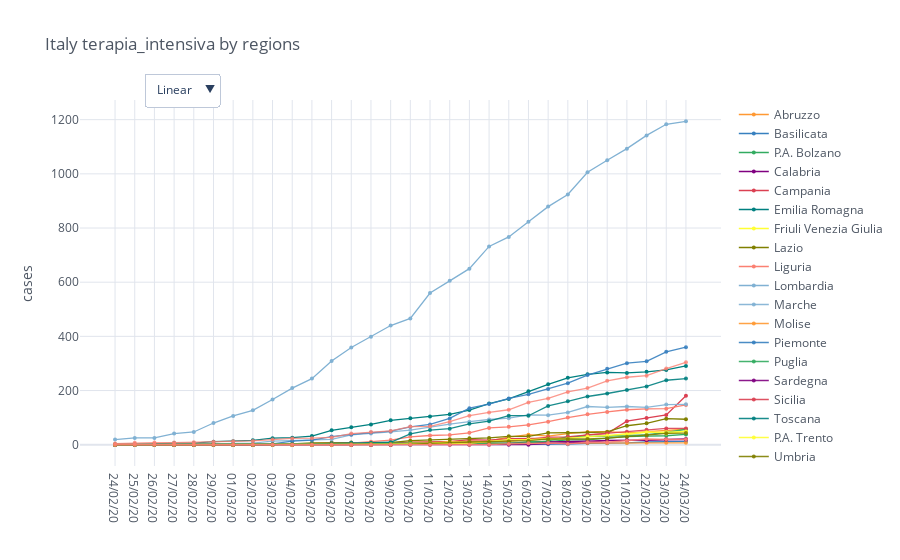

Notebook cell for this chart:
### Code cell
regions = io.italy_load_regions()
category = 'terapia_intensiva'
total_cases = io.italy_regions_filter_by_category(regions, category)

mpl.iplot_comparative_plot(total_cases, title='Italy ' + category + ' by regions')

### Figure 1 — Plotly figure (JSON) as saved in the notebook; plotly's stock layout.template omitted (floating-point values rounded to 4 significant figures)
{"data": [{"line": {"color": "rgba(255, 153, 51, 1.0)", "dash": "solid", "shape": "linear", "width": 1.3}, "marker": {"size": 4, "symbol": "circle"}, "mode": "lines+markers", "name": "Abruzzo", "text": "", "type": "scatter", "x": ["24/02/20", "25/02/20", "26/02/20", "27/02/20", "28/02/20", "29/02/20", "01/03/20", "02/03/20", "03/03/20", "04/03/20", "05/03/20", "06/03/20", "07/03/20", "08/03/20", "09/03/20", "10/03/20", "11/03/20", "12/03/20", "13/03/20", "14/03/20", "15/03/20", "16/03/20", "17/03/20", "18/03/20", "19/03/20", "20/03/20", "21/03/20", "22/03/20", "23/03/20", "24/03/20"], "y": [0, 0, 0, 0, 0, 0, 0, 0, 0, 0, 0, 0, 0, 0, 0, 9, 9, 12, 14, 14, 28, 37, 32, 41, 47, 48, 44, 49, 52, 57]}, {"line": {"color": "rgba(55, 128, 191, 1.0)", "dash": "solid", "shape": "linear", "width": 1.3}, "marker": {"size": 4, "symbol": "circle"}, "mode": "lines+markers", "name": "Basilicata", "text": "", "type": "scatter", "x": ["24/02/20", "25/02/20", "26/02/20", "27/02/20", "28/02/20", "29/02/20", "01/03/20", "02/03/20", "03/03/20", "04/03/20", "05/03/20", "06/03/20", "07/03/20", "08/03/20", "09/03/20", "10/03/20", "11/03/20", "12/03/20", "13/03/20", "14/03/20", "15/03/20", "16/03/20", "17/03/20", "18/03/20", "19/03/20", "20/03/20", "21/03/20", "22/03/20", "23/03/20", "24/03/20"], "y": [0, 0, 0, 0, 0, 0, 0, 0, 0, 0, 0, 0, 0, 0, 0, 0, 1, 1, 1, 2, 2, 2, 2, 2, 5, 5, 7, 10, 12, 12]}, {"line": {"color": "rgba(50, 171, 96, 1.0)", "dash": "solid", "shape": "linear", "width": 1.3}, "marker": {"size": 4, "symbol": "circle"}, "mode": "lines+markers", "name": "P.A. Bolzano", "text": "", "type": "scatter", "x": ["24/02/20", "25/02/20", "26/02/20", "27/02/20", "28/02/20", "29/02/20", "01/03/20", "02/03/20", "03/03/20", "04/03/20", "05/03/20", "06/03/20", "07/03/20", "08/03/20", "09/03/20", "10/03/20", "11/03/20", "12/03/20", "13/03/20", "14/03/20", "15/03/20", "16/03/20", "17/03/20", "18/03/20", "19/03/20", "20/03/20", "21/03/20", "22/03/20", "23/03/20", "24/03/20"], "y": [0, 0, 0, 0, 0, 0, 0, 0, 0, 0, 0, 0, 0, 0, 0, 1, 4, 4, 5, 7, 4, 11, 11, 18, 18, 24, 30, 32, 33, 38]}, {"line": {"color": "rgba(128, 0, 128, 1.0)", "dash": "solid", "shape": "linear", "width": 1.3}, "marker": {"size": 4, "symbol": "circle"}, "mode": "lines+markers", "name": "Calabria", "text": "", "type": "scatter", "x": ["24/02/20", "25/02/20", "26/02/20", "27/02/20", "28/02/20", "29/02/20", "01/03/20", "02/03/20", "03/03/20", "04/03/20", "05/03/20", "06/03/20", "07/03/20", "08/03/20", "09/03/20", "10/03/20", "11/03/20", "12/03/20", "13/03/20", "14/03/20", "15/03/20", "16/03/20", "17/03/20", "18/03/20", "19/03/20", "20/03/20", "21/03/20", "22/03/20", "23/03/20", "24/03/20"], "y": [0, 0, 0, 0, 0, 0, 0, 0, 0, 0, 0, 0, 0, 0, 0, 2, 2, 2, 3, 4, 6, 7, 10, 11, 13, 16, 16, 17, 20, 21]}, {"line": {"color": "rgba(219, 64, 82, 1.0)", "dash": "solid", "shape": "linear", "width": 1.3}, "marker": {"size": 4, "symbol": "circle"}, "mode": "lines+markers", "name": "Campania", "text": "", "type": "scatter", "x": ["24/02/20", "25/02/20", "26/02/20", "27/02/20", "28/02/20", "29/02/20", "01/03/20", "02/03/20", "03/03/20", "04/03/20", "05/03/20", "06/03/20", "07/03/20", "08/03/20", "09/03/20", "10/03/20", "11/03/20", "12/03/20", "13/03/20", "14/03/20", "15/03/20", "16/03/20", "17/03/20", "18/03/20", "19/03/20", "20/03/20", "21/03/20", "22/03/20", "23/03/20", "24/03/20"], "y": [0, 0, 0, 0, 0, 0, 0, 0, 0, 0, 0, 0, 0, 7, 8, 8, 11, 11, 19, 17, 22, 22, 24, 24, 36, 41, 87, 99, 110, 181]}, {"line": {"color": "rgba(0, 128, 128, 1.0)", "dash": "solid", "shape": "linear", "width": 1.3}, "marker": {"size": 4, "symbol": "circle"}, "mode": "lines+markers", "name": "Emilia Romagna", "text": "", "type": "scatter", "x": ["24/02/20", "25/02/20", "26/02/20", "27/02/20", "28/02/20", "29/02/20", "01/03/20", "02/03/20", "03/03/20", "04/03/20", "05/03/20", "06/03/20", "07/03/20", "08/03/20", "09/03/20", "10/03/20", "11/03/20", "12/03/20", "13/03/20", "14/03/20", "15/03/20", "16/03/20", "17/03/20", "18/03/20", "19/03/20", "20/03/20", "21/03/20", "22/03/20", "23/03/20", "24/03/20"], "y": [2, 2, 3, 6, 6, 11, 13, 16, 24, 26, 32, 53, 64, 75, 90, 98, 104, 112, 128, 152, 169, 197, 223, 247, 260, 267, 265, 269, 276, 291]}, {"line": {"color": "rgba(255, 255, 51, 1.0)", "dash": "solid", "shape": "linear", "width": 1.3}, "marker": {"size": 4, "symbol": "circle"}, "mode": "lines+markers", "name": "Friuli Venezia Giulia", "text": "", "type": "scatter", "x": ["24/02/20", "25/02/20", "26/02/20", "27/02/20", "28/02/20", "29/02/20", "01/03/20", "02/03/20", "03/03/20", "04/03/20", "05/03/20", "06/03/20", "07/03/20", "08/03/20", "09/03/20", "10/03/20", "11/03/20", "12/03/20", "13/03/20", "14/03/20", "15/03/20", "16/03/20", "17/03/20", "18/03/20", "19/03/20", "20/03/20", "21/03/20", "22/03/20", "23/03/20", "24/03/20"], "y": [0, 0, 0, 0, 0, 0, 0, 0, 0, 0, 0, 0, 1, 1, 1, 6, 5, 10, 8, 11, 12, 19, 21, 27, 29, 32, 37, 47, 41, 49]}, {"line": {"color": "rgba(128, 128, 0, 1.0)", "dash": "solid", "shape": "linear", "width": 1.3}, "marker": {"size": 4, "symbol": "circle"}, "mode": "lines+markers", "name": "Lazio", "text": "", "type": "scatter", "x": ["24/02/20", "25/02/20", "26/02/20", "27/02/20", "28/02/20", "29/02/20", "01/03/20", "02/03/20", "03/03/20", "04/03/20", "05/03/20", "06/03/20", "07/03/20", "08/03/20", "09/03/20", "10/03/20", "11/03/20", "12/03/20", "13/03/20", "14/03/20", "15/03/20", "16/03/20", "17/03/20", "18/03/20", "19/03/20", "20/03/20", "21/03/20", "22/03/20", "23/03/20", "24/03/20"], "y": [1, 1, 0, 0, 0, 0, 0, 0, 0, 3, 7, 8, 8, 8, 8, 15, 18, 20, 24, 25, 31, 31, 44, 44, 45, 47, 70, 79, 96, 94]}, {"line": {"color": "rgba(251, 128, 114, 1.0)", "dash": "solid", "shape": "linear", "width": 1.3}, "marker": {"size": 4, "symbol": "circle"}, "mode": "lines+markers", "name": "Liguria", "text": "", "type": "scatter", "x": ["24/02/20", "25/02/20", "26/02/20", "27/02/20", "28/02/20", "29/02/20", "01/03/20", "02/03/20", "03/03/20", "04/03/20", "05/03/20", "06/03/20", "07/03/20", "08/03/20", "09/03/20", "10/03/20", "11/03/20", "12/03/20", "13/03/20", "14/03/20", "15/03/20", "16/03/20", "17/03/20", "18/03/20", "19/03/20", "20/03/20", "21/03/20", "22/03/20", "23/03/20", "24/03/20"], "y": [0, 0, 0, 0, 0, 1, 1, 1, 2, 3, 3, 5, 6, 11, 17, 29, 34, 36, 44, 62, 66, 73, 85, 100, 112, 121, 129, 132, 133, 147]}, {"line": {"color": "rgba(128, 177, 211, 1.0)", "dash": "solid", "shape": "linear", "width": 1.3}, "marker": {"size": 4, "symbol": "circle"}, "mode": "lines+markers", "name": "Lombardia", "text": "", "type": "scatter", "x": ["24/02/20", "25/02/20", "26/02/20", "27/02/20", "28/02/20", "29/02/20", "01/03/20", "02/03/20", "03/03/20", "04/03/20", "05/03/20", "06/03/20", "07/03/20", "08/03/20", "09/03/20", "10/03/20", "11/03/20", "12/03/20", "13/03/20", "14/03/20", "15/03/20", "16/03/20", "17/03/20", "18/03/20", "19/03/20", "20/03/20", "21/03/20", "22/03/20", "23/03/20", "24/03/20"], "y": [19, 25, 25, 41, 47, 80, 106, 127, 167, 209, 244, 309, 359, 399, 440, 466, 560, 605, 650, 732, 767, 823, 879, 924, 1006, 1050, 1093, 1142, 1183, 1194]}, {"line": {"color": "rgba(128, 177, 211, 0.8999999999999999)", "dash": "solid", "shape": "linear", "width": 1.3}, "marker": {"size": 4, "symbol": "circle"}, "mode": "lines+markers", "name": "Marche", "text": "", "type": "scatter", "x": ["24/02/20", "25/02/20", "26/02/20", "27/02/20", "28/02/20", "29/02/20", "01/03/20", "02/03/20", "03/03/20", "04/03/20", "05/03/20", "06/03/20", "07/03/20", "08/03/20", "09/03/20", "10/03/20", "11/03/20", "12/03/20", "13/03/20", "14/03/20", "15/03/20", "16/03/20", "17/03/20", "18/03/20", "19/03/20", "20/03/20", "21/03/20", "22/03/20", "23/03/20", "24/03/20"], "y": [0, 0, 0, 1, 2, 2, 5, 6, 13, 15, 19, 20, 36, 41, 47, 54, 66, 76, 85, 93, 98, 110, 109, 119, 141, 138, 141, 138, 148, 149]}, {"line": {"color": "rgba(255, 153, 51, 0.8999999999999999)", "dash": "solid", "shape": "linear", "width": 1.3}, "marker": {"size": 4, "symbol": "circle"}, "mode": "lines+markers", "name": "Molise", "text": "", "type": "scatter", "x": ["24/02/20", "25/02/20", "26/02/20", "27/02/20", "28/02/20", "29/02/20", "01/03/20", "02/03/20", "03/03/20", "04/03/20", "05/03/20", "06/03/20", "07/03/20", "08/03/20", "09/03/20", "10/03/20", "11/03/20", "12/03/20", "13/03/20", "14/03/20", "15/03/20", "16/03/20", "17/03/20", "18/03/20", "19/03/20", "20/03/20", "21/03/20", "22/03/20", "23/03/20", "24/03/20"], "y": [0, 0, 0, 0, 0, 0, 0, 0, 0, 0, 0, 2, 2, 2, 2, 3, 3, 3, 3, 3, 4, 5, 5, 6, 6, 6, 6, 7, 7, 7]}, {"line": {"color": "rgba(55, 128, 191, 0.8999999999999999)", "dash": "solid", "shape": "linear", "width": 1.3}, "marker": {"size": 4, "symbol": "circle"}, "mode": "lines+markers", "name": "Piemonte", "text": "", "type": "scatter", "x": ["24/02/20", "25/02/20", "26/02/20", "27/02/20", "28/02/20", "29/02/20", "01/03/20", "02/03/20", "03/03/20", "04/03/20", "05/03/20", "06/03/20", "07/03/20", "08/03/20", "09/03/20", "10/03/20", "11/03/20", "12/03/20", "13/03/20", "14/03/20", "15/03/20", "16/03/20", "17/03/20", "18/03/20", "19/03/20", "20/03/20", "21/03/20", "22/03/20", "23/03/20", "24/03/20"], "y": [0, 0, 0, 0, 0, 0, 2, 2, 3, 13, 17, 30, 38, 45, 50, 66, 75, 97, 135, 150, 171, 186, 206, 227, 257, 280, 301, 308, 343, 360]}, {"line": {"color": "rgba(50, 171, 96, 0.8999999999999999)", "dash": "solid", "shape": "linear", "width": 1.3}, "marker": {"size": 4, "symbol": "circle"}, "mode": "lines+markers", "name": "Puglia", "text": "", "type": "scatter", "x": ["24/02/20", "25/02/20", "26/02/20", "27/02/20", "28/02/20", "29/02/20", "01/03/20", "02/03/20", "03/03/20", "04/03/20", "05/03/20", "06/03/20", "07/03/20", "08/03/20", "09/03/20", "10/03/20", "11/03/20", "12/03/20", "13/03/20", "14/03/20", "15/03/20", "16/03/20", "17/03/20", "18/03/20", "19/03/20", "20/03/20", "21/03/20", "22/03/20", "23/03/20", "24/03/20"], "y": [0, 0, 0, 0, 0, 0, 0, 0, 0, 0, 1, 1, 2, 3, 6, 6, 4, 2, 2, 6, 6, 6, 14, 30, 31, 31, 33, 37, 45, 57]}, {"line": {"color": "rgba(128, 0, 128, 0.8999999999999999)", "dash": "solid", "shape": "linear", "width": 1.3}, "marker": {"size": 4, "symbol": "circle"}, "mode": "lines+markers", "name": "Sardegna", "text": "", "type": "scatter", "x": ["24/02/20", "25/02/20", "26/02/20", "27/02/20", "28/02/20", "29/02/20", "01/03/20", "02/03/20", "03/03/20", "04/03/20", "05/03/20", "06/03/20", "07/03/20", "08/03/20", "09/03/20", "10/03/20", "11/03/20", "12/03/20", "13/03/20", "14/03/20", "15/03/20", "16/03/20", "17/03/20", "18/03/20", "19/03/20", "20/03/20", "21/03/20", "22/03/20", "23/03/20", "24/03/20"], "y": [0, 0, 0, 0, 0, 0, 0, 0, 0, 0, 0, 0, 0, 0, 0, 0, 0, 0, 0, 0, 0, 0, 4, 7, 9, 15, 16, 16, 18, 19]}, {"line": {"color": "rgba(219, 64, 82, 0.8999999999999999)", "dash": "solid", "shape": "linear", "width": 1.3}, "marker": {"size": 4, "symbol": "circle"}, "mode": "lines+markers", "name": "Sicilia", "text": "", "type": "scatter", "x": ["24/02/20", "25/02/20", "26/02/20", "27/02/20", "28/02/20", "29/02/20", "01/03/20", "02/03/20", "03/03/20", "04/03/20", "05/03/20", "06/03/20", "07/03/20", "08/03/20", "09/03/20", "10/03/20", "11/03/20", "12/03/20", "13/03/20", "14/03/20", "15/03/20", "16/03/20", "17/03/20", "18/03/20", "19/03/20", "20/03/20", "21/03/20", "22/03/20", "23/03/20", "24/03/20"], "y": [0, 0, 0, 0, 0, 0, 0, 0, 0, 0, 0, 0, 0, 0, 0, 2, 1, 5, 7, 11, 15, 20, 28, 29, 36, 42, 48, 55, 60, 60]}, {"line": {"color": "rgba(0, 128, 128, 0.8999999999999999)", "dash": "solid", "shape": "linear", "width": 1.3}, "marker": {"size": 4, "symbol": "circle"}, "mode": "lines+markers", "name": "Toscana", "text": "", "type": "scatter", "x": ["24/02/20", "25/02/20", "26/02/20", "27/02/20", "28/02/20", "29/02/20", "01/03/20", "02/03/20", "03/03/20", "04/03/20", "05/03/20", "06/03/20", "07/03/20", "08/03/20", "09/03/20", "10/03/20", "11/03/20", "12/03/20", "13/03/20", "14/03/20", "15/03/20", "16/03/20", "17/03/20", "18/03/20", "19/03/20", "20/03/20", "21/03/20", "22/03/20", "23/03/20", "24/03/20"], "y": [0, 0, 0, 0, 0, 0, 0, 0, 0, 2, 3, 5, 7, 7, 9, 40, 54, 59, 77, 87, 107, 107, 143, 160, 178, 189, 202, 215, 238, 244]}, {"line": {"color": "rgba(255, 255, 51, 0.8999999999999999)", "dash": "solid", "shape": "linear", "width": 1.3}, "marker": {"size": 4, "symbol": "circle"}, "mode": "lines+markers", "name": "P.A. Trento", "text": "", "type": "scatter", "x": ["24/02/20", "25/02/20", "26/02/20", "27/02/20", "28/02/20", "29/02/20", "01/03/20", "02/03/20", "03/03/20", "04/03/20", "05/03/20", "06/03/20", "07/03/20", "08/03/20", "09/03/20", "10/03/20", "11/03/20", "12/03/20", "13/03/20", "14/03/20", "15/03/20", "16/03/20", "17/03/20", "18/03/20", "19/03/20", "20/03/20", "21/03/20", "22/03/20", "23/03/20", "24/03/20"], "y": [0, 0, 0, 0, 0, 0, 0, 0, 0, 0, 0, 0, 1, 2, 2, 3, 4, 5, 6, 12, 19, 19, 22, 22, 30, 34, 39, 46, 46, 49]}, {"line": {"color": "rgba(128, 128, 0, 0.8999999999999999)", "dash": "solid", "shape": "linear", "width": 1.3}, "marker": {"size": 4, "symbol": "circle"}, "mode": "lines+markers", "name": "Umbria", "text": "", "type": "scatter", "x": ["24/02/20", "25/02/20", "26/02/20", "27/02/20", "28/02/20", "29/02/20", "01/03/20", "02/03/20", "03/03/20", "04/03/20", "05/03/20", "06/03/20", "07/03/20", "08/03/20", "09/03/20", "10/03/20", "11/03/20", "12/03/20", "13/03/20", "14/03/20", "15/03/20", "16/03/20", "17/03/20", "18/03/20", "19/03/20", "20/03/20", "21/03/20", "22/03/20", "23/03/20", "24/03/20"], "y": [0, 0, 0, 0, 0, 0, 0, 0, 1, 1, 1, 2, 2, 2, 2, 2, 5, 8, 10, 11, 13, 15, 21, 21, 21, 24, 29, 35, 42, 43]}, {"line": {"color": "rgba(251, 128, 114, 0.8999999999999999)", "dash": "solid", "shape": "linear", "width": 1.3}, "marker": {"size": 4, "symbol": "circle"}, "mode": "lines+markers", "name": "Valle d'Aosta", "text": "", "type": "scatter", "x": ["24/02/20", "25/02/20", "26/02/20", "27/02/20", "28/02/20", "29/02/20", "01/03/20", "02/03/20", "03/03/20", "04/03/20", "05/03/20", "06/03/20", "07/03/20", "08/03/20", "09/03/20", "10/03/20", "11/03/20", "12/03/20", "13/03/20", "14/03/20", "15/03/20", "16/03/20", "17/03/20", "18/03/20", "19/03/20", "20/03/20", "21/03/20", "22/03/20", "23/03/20", "24/03/20"], "y": [0, 0, 0, 0, 0, 0, 0, 0, 0, 0, 0, 0, 0, 0, 0, 0, 0, 0, 0, 0, 3, 5, 6, 3, 9, 9, 15, 21, 20, 20]}, {"line": {"color": "rgba(251, 128, 114, 0.7999999999999998)", "dash": "solid", "shape": "linear", "width": 1.3}, "marker": {"size": 4, "symbol": "circle"}, "mode": "lines+markers", "name": "Veneto", "text": "", "type": "scatter", "x": ["24/02/20", "25/02/20", "26/02/20", "27/02/20", "28/02/20", "29/02/20", "01/03/20", "02/03/20", "03/03/20", "04/03/20", "05/03/20", "06/03/20", "07/03/20", "08/03/20", "09/03/20", "10/03/20", "11/03/20", "12/03/20", "13/03/20", "14/03/20", "15/03/20", "16/03/20", "17/03/20", "18/03/20", "19/03/20", "20/03/20", "21/03/20", "22/03/20", "23/03/20", "24/03/20"], "y": [4, 7, 8, 8, 9, 11, 13, 14, 19, 23, 24, 27, 41, 47, 51, 67, 68, 85, 107, 119, 129, 156, 171, 195, 209, 236, 249, 255, 281, 304]}], "layout": {"legend": {"bgcolor": "#FFFFFF", "font": {"color": "#4D5663"}}, "paper_bgcolor": "#FFFFFF", "plot_bgcolor": "#FFFFFF", "title": {"font": {"color": "#4D5663"}, "text": "Italy terapia_intensiva by regions"}, "updatemenus": [{"buttons": [{"args": [{"yaxis.type": "linear"}], "label": "Linear", "method": "relayout"}, {"args": [{"yaxis.type": "log"}], "label": "Log", "method": "relayout"}], "direction": "down", "pad": {"r": 10, "t": 10}, "showactive": true, "x": 0.1, "xanchor": "left", "y": 1.1, "yanchor": "top"}], "xaxis": {"gridcolor": "#E1E5ED", "showgrid": true, "tickfont": {"color": "#4D5663"}, "title": {"font": {"color": "#4D5663"}, "text": ""}, "zerolinecolor": "#E1E5ED"}, "yaxis": {"gridcolor": "#E1E5ED", "showgrid": true, "tickfont": {"color": "#4D5663"}, "title": {"font": {"color": "#4D5663"}, "text": "cases"}, "zerolinecolor": "#E1E5ED"}}}
